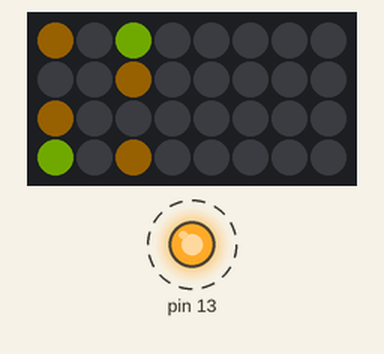
The sketch below on a simulated Arduino Uno, built with avr-gcc and run on an emulated ATmega328P. On the bench: 8×4 RGB LED matrix (first LED top left, wired row by row), output pins drawn as LEDs (lit = HIGH). Dashed ring = blinking. Dim RGB values are drawn brighter than linear; random numbers use the default seed unless the sketch sets one.

Above: at 0.13 s.
At 11.26 s:
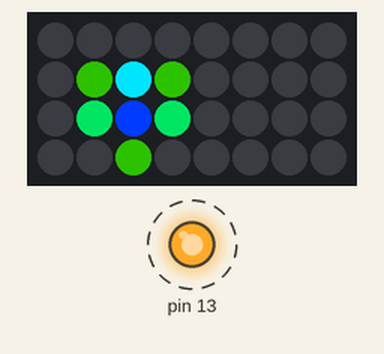
At 20.88 s:
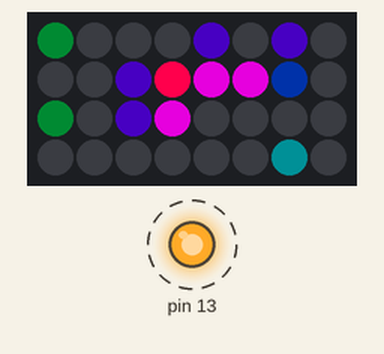
At 39.65 s:
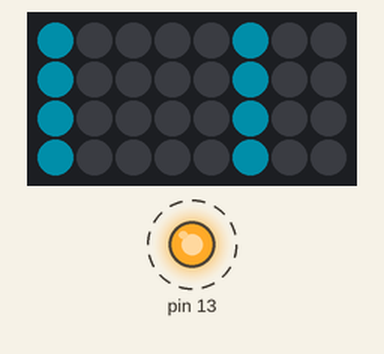
Timing chart, 0 to 40.0 s (numbered marks = the images above):
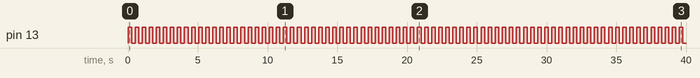

Measured:
- by itself, pin 13: alternates HIGH for 0.25 s and LOW for 0.25 s

The sketch:

FeatheLife.ino
```cpp
// Adapted from:
// Code Example for jolliFactory's Bi-color 16X16 LED Matrix Conway's Game of Life example 1.0
// and Adafruit NeoPixel Example 'simple'

#include <Adafruit_NeoPixel.h>
#ifdef __AVR__
  #include <avr/power.h>
#endif


#define Width 8
#define Height 4

// Which pin on the Arduino is connected to the NeoPixels?
// On a Trinket or Gemma we suggest changing this to 1
#define PIN            6

// How many NeoPixels are attached to the Arduino?
#define NUMPIXELS      (Width * Height)

#define DELAY           250   // Delay between cycles (ms)
#define MAXGENERATIONS  100   // Maximum number of cycles allowed before restarting
#define MAXBLANK 10           // Maximum number of blank cycles before restarting
#define MAXSTATIC 10          // Maximum number of cycles that are exactly the same before restarting

#define ADJBRIGHT             // Adjust Brightness based on neighbor count
#define ADJCOLOR              // Adjust Color based on neighbor count

Adafruit_NeoPixel pixels = Adafruit_NeoPixel(NUMPIXELS, PIN, NEO_GRB + NEO_KHZ800);

void hsv2rgb(unsigned int hue, unsigned int sat, unsigned int val, \
unsigned char * r, unsigned char * g, unsigned char * b, unsigned char maxBrightness );

int idx=0;
int noOfGeneration = 0;
int iCount = 0;
unsigned int hue;
int allOffCount = 0;  // tracking how many cycles all pixels are off
int sameCount = 0;   // tracking how many cycles all pixels the same as the prior cycle
byte sameBuffer[NUMPIXELS];

byte t1[16][16];
byte t2[16][16];
byte last[16][16];


//**********************************************************************************************************************************************************
void setup() {
  // This is for Trinket 5V 16MHz, you can remove these three lines if you are not using a Trinket
#if defined (__AVR_ATtiny85__)
  if (F_CPU == 16000000) clock_prescale_set(clock_div_1);
#endif
  // End of trinket special code

  pixels.begin(); // This initializes the NeoPixel library.

  // initialize digital pin 13 as an output.
  pinMode(13, OUTPUT);

  randomize(t1);
}


//**********************************************************************************************************************************************************
void loop()
{

  static bool onoff = false;

  if (idx++ > MAXGENERATIONS || allOffCount > MAXBLANK || sameCount > MAXSTATIC)   //limit no. of generations for display
  {
    allOffCount = 0;
    sameCount = 0;
    hue = random(360);
    randomize(t1);
    noOfGeneration = 0;
    idx=0;
  }

  onoff = !onoff;
  digitalWrite(13, onoff?HIGH:LOW);
  compute_previous_generation(t1,t2);
  compute_neighbouring_cells(t1,t2);
  compute_next_generation(t1,t2);
  display(t1);
  delay(DELAY);
}


//**********************************************************************************************************************************************************
void clear_window()
{
  pixels.clear();
  pixels.show();
}


//**********************************************************************************************************************************************************
void display(byte t1[16][16])
{
  byte i,j;

  int offCount = 0;
  byte newBuffer[NUMPIXELS];
  uint32_t c;
  for(i=0; i<(Width); i++)
  {
    for(j=0; j<Height; j++)
    {
      byte nCount = countNeighbors(t1,i,j);
      if (t1[i][j])
      {
        newBuffer[j*Width+i] = 1;
        byte r, g, b;
        unsigned int bright = 150;
        unsigned int xhue = hue;
#ifdef ADJBRIGHT
        bright = 10 + 1 << nCount; // 2^nCount makes the scaling logrithmic, so the eye can see the differences
        if (bright > 255) bright = 255;
#endif
#ifdef ADJCOLOR
        xhue += nCount * 40; // 40 degrees of color rotation per neighbor
        if (xhue >= 360) xhue -= 360;
#endif
        hsv2rgb(xhue,255,255,&r,&g,&b,bright);
        c = pixels.Color(r,g,b);
      }
      else
      {
        c = pixels.Color(0,0,0);
        newBuffer[j*Width+i] = 0;
        offCount++;
      }
      pixels.setPixelColor(j*Width+i,c);
    }
  }
  pixels.show();
  if (offCount == NUMPIXELS) allOffCount++;
  if (memcmp(newBuffer,sameBuffer,NUMPIXELS) == 0) sameCount++;
  memcpy(sameBuffer,newBuffer,NUMPIXELS);

}

//**********************************************************************************************************************************************************
void compute_previous_generation(byte t1[16][16],byte t2[16][16])
{
  byte i,j;

  for(i=0;i<Width;i++)
  {
    for(j=0;j<Height;j++)
    {
      t2[i][j]=t1[i][j];
      last[i][j]=t1[i][j];
    }
  }
}


//**********************************************************************************************************************************************************
void compute_next_generation(byte t1[16][16],byte t2[16][16])
{
  byte i,j;

  for(i=0;i<Width;i++)
  {
    for(j=0;j<Height;j++)
    {
      t1[i][j]=t2[i][j];
    }
  }

  noOfGeneration++;
  Serial.println(noOfGeneration);
}


//**********************************************************************************************************************************************************
void compute_neighbouring_cells(byte t1[16][16],byte t2[16][16])   //To Re-visit - does not seems correct
{
  byte i,j,a;

  for(i=0;i<Width;i++)
  {
    for(j=0;j<Height;j++)
    {
      a = countNeighbors(t1,i,j);

      if((t1[i][j]==0)&&(a==3)){t2[i][j]=1;}                   // populate if 3 neighours around it
      if((t1[i][j]==1)&&((a==2)||(a==3))){t2[i][j]=1;}         // stay alive if 2 or 3 neigbours around it
      if((t1[i][j]==1)&&((a==1)||(a==0)||(a>3))){t2[i][j]=0;}  // die if only one neighbour or over-crowding with 4 or more neighours
    }
  }
}


byte countNeighbors(byte t1[16][16],byte i, byte j)
{
  byte a;
  if((i==0)&&(j==0))
  {
    a=t1[i][j+1]+t1[i+1][j]+t1[i+1][j+1]+t1[i][Height-1]+t1[i+1][Height-1]+t1[Width-1][j]+t1[Width-1][j+1]+t1[Width-1][Height-1];
  }

  if((i!=0)&&(j!=0)&&(i!=(Width-1))&&(j!=(Height-1)))
  {
    a=t1[i-1][j-1]+t1[i-1][j]+t1[i-1][j+1]+t1[i][j+1]+t1[i+1][j+1]+t1[i+1][j]+t1[i+1][j-1]+t1[i][j-1];
  }

  if((i==0)&&(j!=0)&&(j!=(Height-1)))
  {
    a=t1[i][j-1]+t1[i+1][j-1]+t1[i+1][j]+t1[i+1][j+1]+t1[i][j+1]+t1[Width-1][j-1]+t1[Width-1][j]+t1[Width-1][j+1];
  }

  if((i==0)&&(j==(Height-1)))
  {
    a=t1[i][j-1]+t1[i+1][j-1]+t1[i+1][j]+t1[i][0]+t1[i+1][0]+t1[Width-1][0]+t1[Width-1][j]+t1[Width-1][j-1];
  }

  if((i==(Width-1))&&(j==0))
  {
    a=t1[i-1][j]+t1[i-1][j+1]+t1[i][j+1]+t1[i][Height-1]+t1[i-1][Height-1]+t1[0][j]+t1[0][j+1]+t1[0][Height-1];
  }

  if((i==(Width-1))&&(j!=0)&&(j!=(Height-1)))
  {
    a=t1[i][j-1]+t1[i][j+1]+t1[i-1][j-1]+t1[i-1][j]+t1[i-1][j+1]+t1[0][j]+t1[0][j-1]+t1[0][j+1];
  }

  if((i==(Width-1))&&(j==(Height-1)))
  {
    a=t1[i][j-1]+t1[i-1][j-1]+t1[i-1][j]+t1[0][j]+t1[0][j-1]+t1[i][0]+t1[i-1][0]+t1[0][0];
  }

  if((i!=0)&&(i!=(Width-1))&&(j==0))
  {
    a=t1[i-1][j]+t1[i-1][j+1]+t1[i][j+1]+t1[i+1][j+1]+t1[i+1][j]+t1[i][Height-1]+t1[i-1][Height-1]+t1[i+1][Height-1];
  }

  if((i!=0)&&(i!=(Width-1))&&(j==(Height-1)))
  {
    a=t1[i-1][j]+t1[i-1][j-1]+t1[i][j-1]+t1[i+1][j-1]+t1[i+1][j]+t1[i][0]+t1[i-1][0]+t1[i+1][0];
  }
  return a;
}


//**********************************************************************************************************************************************************
void randomize(byte t1[16][16])
{
  byte i,j;
  randomSeed(millis());
  for(i=0;i<Width;i++)
  {
    for(j=0;j<Height;j++)
    {
      t1[i][j]=random(2);
    }
  }
}

/******************************************************************************
 * Tis function converts HSV values to RGB values, scaled from 0 to maxBrightness
 *
 * The ranges for the input variables are:
 * hue: 0-360
 * sat: 0-255
 * lig: 0-255
 *
 * The ranges for the output variables are:
 * r: 0-maxBrightness
 * g: 0-maxBrightness
 * b: 0-maxBrightness
 *
 * r,g, and b are passed as pointers, because a function cannot have 3 return variables
 * Use it like this:
 * int hue, sat, val;
 * unsigned char red, green, blue;
 * // set hue, sat and val
 * hsv2rgb(hue, sat, val, &red, &green, &blue, maxBrightness); //pass r, g, and b as the location where the result should be stored
 * // use r, b and g.
 *
 * (c) Elco Jacobs, E-atelier Industrial Design TU/e, July 2011.
 *
 *****************************************************************************/


void hsv2rgb(unsigned int hue, unsigned int sat, unsigned int val, \
              unsigned char * r, unsigned char * g, unsigned char * b, unsigned char maxBrightness ) {
  unsigned int H_accent = hue/60;
  unsigned int bottom = ((255 - sat) * val)>>8;
  unsigned int top = val;
  unsigned char rising  = ((top-bottom)  *(hue%60   )  )  /  60  +  bottom;
  unsigned char falling = ((top-bottom)  *(60-hue%60)  )  /  60  +  bottom;

  switch(H_accent) {
  case 0:
    *r = top;
    *g = rising;
    *b = bottom;
    break;

  case 1:
    *r = falling;
    *g = top;
    *b = bottom;
    break;

  case 2:
    *r = bottom;
    *g = top;
    *b = rising;
    break;

  case 3:
    *r = bottom;
    *g = falling;
    *b = top;
    break;

  case 4:
    *r = rising;
    *g = bottom;
    *b = top;
    break;

  case 5:
    *r = top;
    *g = bottom;
    *b = falling;
    break;
  }
  // Scale values to maxBrightness
  *r = *r * maxBrightness/255;
  *g = *g * maxBrightness/255;
  *b = *b * maxBrightness/255;
}
```
